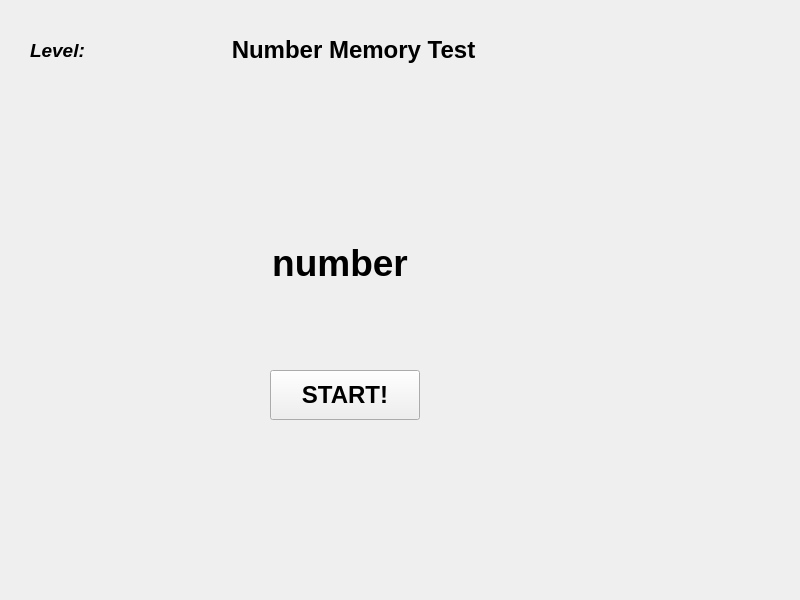
<?xml version="1.0" encoding="UTF-8"?>
<ui version="4.0">
 <class>NumberMem</class>
 <widget class="QWidget" name="NumberMem">
  <property name="geometry">
   <rect>
    <x>0</x>
    <y>0</y>
    <width>800</width>
    <height>600</height>
   </rect>
  </property>
  <property name="minimumSize">
   <size>
    <width>800</width>
    <height>600</height>
   </size>
  </property>
  <property name="maximumSize">
   <size>
    <width>800</width>
    <height>600</height>
   </size>
  </property>
  <property name="windowTitle">
   <string>Form</string>
  </property>
  <widget class="QLabel" name="label_Level">
   <property name="geometry">
    <rect>
     <x>30</x>
     <y>30</y>
     <width>150</width>
     <height>40</height>
    </rect>
   </property>
   <property name="minimumSize">
    <size>
     <width>150</width>
     <height>40</height>
    </size>
   </property>
   <property name="maximumSize">
    <size>
     <width>150</width>
     <height>40</height>
    </size>
   </property>
   <property name="font">
    <font>
     <pointsize>14</pointsize>
     <italic>true</italic>
     <bold>true</bold>
    </font>
   </property>
   <property name="text">
    <string>Level:</string>
   </property>
  </widget>
  <widget class="QLabel" name="label_TestName">
   <property name="geometry">
    <rect>
     <x>200</x>
     <y>0</y>
     <width>307</width>
     <height>100</height>
    </rect>
   </property>
   <property name="maximumSize">
    <size>
     <width>450</width>
     <height>100</height>
    </size>
   </property>
   <property name="font">
    <font>
     <pointsize>18</pointsize>
     <bold>true</bold>
    </font>
   </property>
   <property name="text">
    <string>Number Memory Test</string>
   </property>
   <property name="alignment">
    <set>Qt::AlignCenter</set>
   </property>
  </widget>
  <widget class="QPushButton" name="button_Start">
   <property name="geometry">
    <rect>
     <x>270</x>
     <y>370</y>
     <width>150</width>
     <height>50</height>
    </rect>
   </property>
   <property name="minimumSize">
    <size>
     <width>150</width>
     <height>50</height>
    </size>
   </property>
   <property name="maximumSize">
    <size>
     <width>150</width>
     <height>50</height>
    </size>
   </property>
   <property name="font">
    <font>
     <pointsize>18</pointsize>
     <bold>true</bold>
    </font>
   </property>
   <property name="layoutDirection">
    <enum>Qt::LeftToRight</enum>
   </property>
   <property name="text">
    <string>START!</string>
   </property>
  </widget>
  <widget class="QLabel" name="label_Numbers">
   <property name="geometry">
    <rect>
     <x>40</x>
     <y>240</y>
     <width>600</width>
     <height>45</height>
    </rect>
   </property>
   <property name="minimumSize">
    <size>
     <width>600</width>
     <height>45</height>
    </size>
   </property>
   <property name="maximumSize">
    <size>
     <width>600</width>
     <height>45</height>
    </size>
   </property>
   <property name="font">
    <font>
     <pointsize>28</pointsize>
     <bold>true</bold>
    </font>
   </property>
   <property name="text">
    <string>number</string>
   </property>
   <property name="alignment">
    <set>Qt::AlignCenter</set>
   </property>
  </widget>
 </widget>
 <resources/>
 <connections/>
</ui>
